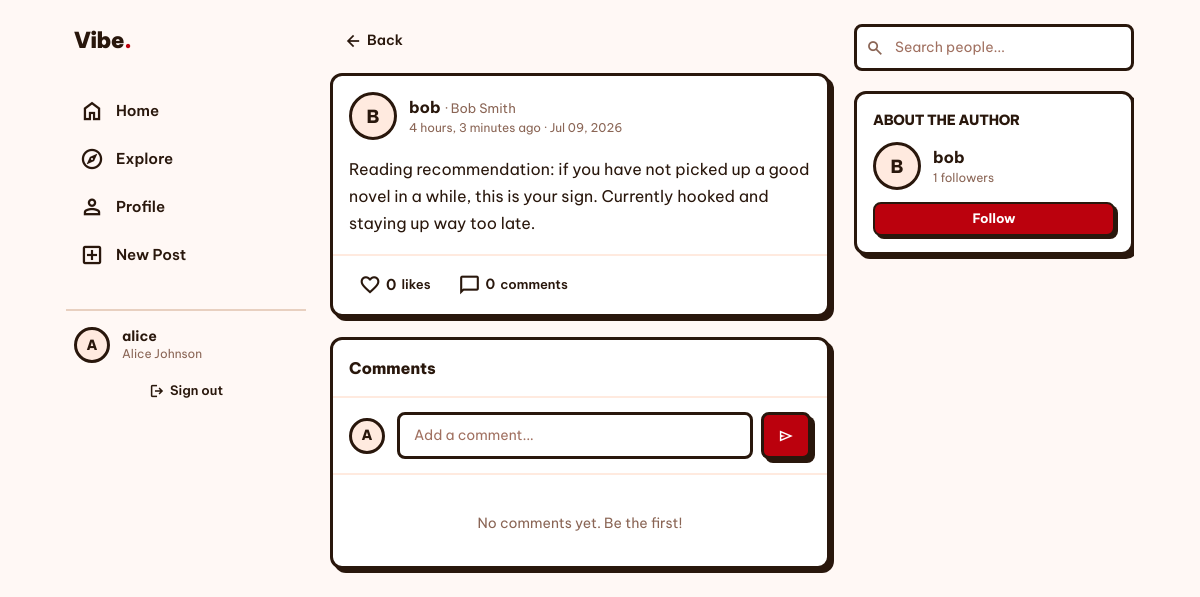
The app's page /post/5/ (signed in) with its own data.
### social/models.py (models this page shows, shortened)
class Post(models.Model):
    user = models.ForeignKey(User, on_delete=models.CASCADE, related_name='posts')
    content = models.TextField(max_length=2200)
    image = models.ImageField(upload_to='posts/', blank=True, null=True)
    created_at = models.DateTimeField(auto_now_add=True)
    class Meta:
        ordering = ['-created_at']
    def likes_count(self):
        return self.likes.count()
    def comments_count(self):
        return self.comments.count()

class Profile(models.Model):
    user = models.OneToOneField(User, on_delete=models.CASCADE, related_name='profile')
    bio = models.TextField(max_length=500, blank=True)
    avatar = models.ImageField(upload_to='avatars/', blank=True, null=True)
    website = models.URLField(blank=True)
    created_at = models.DateTimeField(auto_now_add=True)
    def followers_count(self):
        return Follow.objects.filter(following=self.user).count()

### social/views.py (the view)
# urls.py: path('post/<int:post_id>/', views.post_detail, name='post_detail'),
@login_required
def post_detail(request, post_id):
    post = get_object_or_404(Post, id=post_id)
    comments = post.comments.select_related('user', 'user__profile').all()
    is_liked = Like.objects.filter(post=post, user=request.user).exists()
    if request.method == 'POST':
        form = CommentForm(request.POST)
        if form.is_valid():
            comment = form.save(commit=False)
            comment.post = post
            comment.user = request.user
            comment.save()
            return redirect('post_detail', post_id=post_id)
    else:
        form = CommentForm()
    return render(request, 'social/post_detail.html', {
        'post': post,
        'comments': comments,
        'comment_form': form,
        'is_liked': is_liked,
    })

### social/forms.py
class CommentForm(forms.ModelForm):
    class Meta:
        model = Comment
        fields = ['content']
        widgets = {
            'content': forms.TextInput(attrs={
                'placeholder': 'Add a comment...',
                'autocomplete': 'off',
            }),
        }

### templates/social/post_detail.html (shortened to what this page needs)
{% extends "base.html" %}
{% block main_content %}
<a href="javascript:history.back()" class="btn-ghost mb-4" style="display:inline-flex">
  <span class="material-symbols-outlined" style="font-size:18px">arrow_back</span>
  Back
</a>
<article class="card-style mb-5" style="background:white;overflow:hidden">
  <div class="post-header">
    <a href="{% url 'profile' username=post.user.username %}">
      {% if post.user.profile.avatar %}
        <img src="{{ post.user.profile.avatar.url }}" alt="" class="avatar avatar-md" />
      {% else %}
        <div class="avatar avatar-md">{{ post.user.username|first|upper }}</div>
      {% endif %}
    </a>
    <div class="flex-1">
      <a href="{% url 'profile' username=post.user.username %}" class="username-link">{{ post.user.username }}</a>
      {% if post.user.get_full_name %}
        <span style="font-size:13px;color:#8a6555"> · {{ post.user.get_full_name }}</span>
      {% endif %}
      <p class="post-time">{{ post.created_at|timesince }} ago · {{ post.created_at|date:"M d, Y" }}</p>
    </div>
  </div>
  <div class="post-body" style="padding:16px">
    <p style="font-size:16px;line-height:1.7;white-space:pre-wrap">{{ post.content }}</p>
  </div>
  <div class="post-actions" style="padding:12px 16px;border-top:2px solid #ffeadf">
    <button class="like-btn {% if is_liked %}liked{% endif %}" data-post-id="{{ post.id }}" style="font-size:15px">
      <span class="material-symbols-outlined like-icon" style="font-size:22px;{% if is_liked %}font-variation-settings:'FILL' 1{% endif %}">favorite</span>
      <span class="like-count">{{ post.likes_count }}</span>
      <span style="font-size:13px;font-weight:600">{{ post.likes_count|pluralize:"like,likes" }}</span>
    </button>
    <span class="btn-ghost" style="pointer-events:none">
      <span class="material-symbols-outlined" style="font-size:22px">chat_bubble</span>
      <span>{{ post.comments_count }}</span>
      <span style="font-size:13px;font-weight:600">comment{{ post.comments_count|pluralize }}</span>
    </span>
  </div>
</article>
<div class="card-style" style="background:white;overflow:hidden">
  <div style="padding:16px;border-bottom:2px solid #ffeadf">
    <h3 class="font-extrabold text-base" style="color:#29170c">Comments</h3>
  </div>
  <div style="padding:14px 16px;border-bottom:2px solid #ffeadf">
    <form method="post">
      <div class="flex items-center gap-3">
        {% if request.user.profile.avatar %}
          <img src="{{ request.user.profile.avatar.url }}" alt="" class="avatar avatar-sm flex-shrink-0" />
        {% else %}
          <div class="avatar avatar-sm flex-shrink-0">{{ request.user.username|first|upper }}</div>
        {% endif %}
        <div class="flex-1 flex gap-2">
          <input type="text" name="content" class="form-input flex-1" placeholder="Add a comment..."
                 maxlength="500" required autocomplete="off" />
          <button type="submit" class="btn-primary" style="padding:8px 14px;white-space:nowrap">
            <span class="material-symbols-outlined" style="font-size:16px">send</span>
          </button>
        </div>
      </div>
    </form>
  </div>
  {% if comments %}
    {% for comment in comments %}
    <div class="flex gap-3 items-start fade-in" style="padding:12px 16px;border-bottom:1px solid #ffeadf">
      <a href="{% url 'profile' username=comment.user.username %}">
        {% if comment.user.profile.avatar %}
          <img src="{{ comment.user.profile.avatar.url }}" alt="" class="avatar avatar-sm flex-shrink-0" />
        {% else %}
          <div class="avatar avatar-sm flex-shrink-0">{{ comment.user.username|first|upper }}</div>
        {% endif %}
      </a>
      <div class="flex-1 min-w-0">
        <div style="background:#fff8f5;border:2px solid #ffeadf;border-radius:10px;padding:8px 12px">
          <a href="{% url 'profile' username=comment.user.username %}" class="username-link" style="font-size:13px">{{ comment.user.username }}</a>
          <p style="font-size:14px;margin-top:2px;line-height:1.5;color:#29170c">{{ comment.content }}</p>
        </div>
        <div class="flex items-center gap-3 mt-1">
          <span class="post-time">{{ comment.created_at|timesince }} ago</span>
          {% if comment.user == request.user %}
            <form method="post" action="{% url 'delete_comment' post_id=post.id comment_id=comment.id %}">
              {% csrf_token %}
              <button type="submit" style="font-size:11px;color:#bb010d;font-weight:600;background:none;border:none;cursor:pointer;padding:0">Delete</button>
            </form>
          {% endif %}
        </div>
      </div>
    </div>
    {% endfor %}
  {% else %}
    <div class="empty-state" style="padding:32px">
      <p style="font-size:14px">No comments yet. Be the first!</p>
    </div>
  {% endif %}
</div>
{% endblock %}
{% block right_panel %}
<div class="card-style p-4" style="background:white">
  <h3 class="font-extrabold text-sm mb-3" style="letter-spacing:-0.02em">ABOUT THE AUTHOR</h3>
  <div class="flex items-center gap-3 mb-3">
    <a href="{% url 'profile' username=post.user.username %}">
      {% if post.user.profile.avatar %}
        <img src="{{ post.user.profile.avatar.url }}" alt="" class="avatar avatar-md" />
      {% else %}
        <div class="avatar avatar-md">{{ post.user.username|first|upper }}</div>
      {% endif %}
    </a>
    <div>
      <a href="{% url 'profile' username=post.user.username %}" class="username-link font-bold">{{ post.user.username }}</a>
      <p style="font-size:12px;color:#8a6555">{{ post.user.profile.followers_count }} followers</p>
    </div>
  </div>
  {% if post.user != request.user %}
    <button class="follow-btn not-following w-full" data-username="{{ post.user.username }}"
            style="width:100%;justify-content:center;display:flex;border-radius:8px">Follow</button>
  {% endif %}
</div>
{% endblock %}

### templates/base.html (shortened to what this page needs)
{% load static %}
<!DOCTYPE html>
<html lang="en">
<head>
  <script src="https://cdn.tailwindcss.com"></script>
  <link rel="stylesheet" href="{% static 'css/style.css' %}" />
</head>
<body class="min-h-screen" style="background:#fff8f5">
{% if user.is_authenticated %}
<div class="layout-grid">
  <aside class="left-panel sticky top-6 self-start" style="height:calc(100vh - 48px); overflow-y:auto;">
    <a href="{% url 'home' %}" class="logo mb-8 block px-2">Vibe<span>.</span></a>
    <nav class="sidebar-nav flex flex-col gap-1 mb-8">
      <a href="{% url 'home' %}" class="{% if request.resolver_match.url_name == 'home' %}active{% endif %}">
        <span class="material-symbols-outlined">home</span>
        <span>Home</span>
      </a>
      <a href="{% url 'explore' %}" class="{% if request.resolver_match.url_name == 'explore' %}active{% endif %}">
        <span class="material-symbols-outlined">explore</span>
        <span>Explore</span>
      </a>
      <a href="{% url 'profile' username=request.user.username %}" class="{% if request.resolver_match.url_name == 'profile' %}active{% endif %}">
        <span class="material-symbols-outlined">person</span>
        <span>Profile</span>
      </a>
      <a href="{% url 'create_post' %}">
        <span class="material-symbols-outlined">add_box</span>
        <span>New Post</span>
      </a>
    </nav>
    <div class="mt-auto" style="border-top:2px solid #e8d0c0;padding-top:16px">
      <div class="flex items-center gap-3 mb-3 px-2">
        {% if request.user.profile.avatar %}
          <img src="{{ request.user.profile.avatar.url }}" alt="" class="avatar avatar-sm" />
        {% else %}
          <div class="avatar avatar-sm">{{ request.user.username|first|upper }}</div>
        {% endif %}
        <div>
          <p class="font-bold text-sm leading-tight">{{ request.user.username }}</p>
          <p class="text-xs" style="color:#8a6555">{{ request.user.get_full_name }}</p>
        </div>
      </div>
      <form method="post" action="{% url 'logout' %}">
        <button type="submit" class="btn-ghost w-full justify-center" style="font-size:13px;">
          <span class="material-symbols-outlined" style="font-size:16px">logout</span>
          Sign out
        </button>
      </form>
    </div>
  </aside>
  <main class="min-w-0 pb-20 md:pb-6">
    {% block main_content %}{% endblock %}
  </main>
  <aside class="right-panel sticky top-6 self-start" style="height:calc(100vh - 48px); overflow-y:auto;">
    <div class="relative mb-5">
      <input id="search-input" type="text" class="form-input" placeholder="Search people..."
             style="padding-left:38px" />
    </div>
    {% block right_panel %}{% endblock %}
  </aside>
</div>
{% endif %}
</body>
</html>

### static/css/style.css (style rules this page uses)
*, *::before, *::after { box-sizing: border-box; }
:root { --cream: #fff8f5; --dark: #29170c; --red: #bb010d; --red-light: #e8000e; --cream-mid: #ffeadf; --cream-dark: #f5d5c5; --border: 3px solid #29170c; --shadow: 4px 4px 0px 0px #29170c; --shadow-lg: 6px 6px 0px 0px #29170c; --radius: 12px; }
body { font-family: 'Be Vietnam Pro', sans-serif; background-color: var(--cream); color: var(--dark); min-height: 100vh; }
.card-style { border: var(--border); border-radius: var(--radius); box-shadow: var(--shadow); background: white; }
.btn-primary { background: var(--red); color: white; border: var(--border); border-radius: 8px; box-shadow: var(--shadow); font-weight: 700; padding: 8px 20px; cursor: pointer; transition: transform 0.1s, box-shadow 0.1s; display: inline-flex; align-items: center; gap: 6px; text-decoration: none; font-family: 'Be Vietnam Pro', sans-serif; font-size: 14px; }
.btn-ghost { background: transparent; color: var(--dark); border: none; border-radius: 8px; font-weight: 600; padding: 6px 14px; cursor: pointer; transition: background 0.15s; display: inline-flex; align-items: center; gap: 5px; font-family: 'Be Vietnam Pro', sans-serif; font-size: 14px; }
.form-input { width: 100%; border: var(--border); border-radius: 8px; padding: 10px 14px; font-family: 'Be Vietnam Pro', sans-serif; font-size: 14px; background: white; color: var(--dark); outline: none; transition: box-shadow 0.15s; }
.form-input::placeholder { color: #a07060; }
.avatar { border: var(--border); border-radius: 50%; object-fit: cover; background: var(--cream-mid); display: flex; align-items: center; justify-content: center; font-weight: 800; color: var(--dark); flex-shrink: 0; }
.avatar-sm { width: 36px; height: 36px; font-size: 14px; }
.avatar-md { width: 48px; height: 48px; font-size: 18px; }
.post-header { display: flex; align-items: center; gap: 12px; padding: 16px 16px 0; }
.post-body { padding: 12px 16px; }
.post-actions { display: flex; align-items: center; gap: 4px; padding: 8px 12px 14px; }
.like-btn { background: none; border: none; cursor: pointer; display: flex; align-items: center; gap: 5px; padding: 6px 10px; border-radius: 8px; font-family: 'Be Vietnam Pro', sans-serif; font-weight: 600; font-size: 14px; color: var(--dark); transition: background 0.15s, transform 0.1s; }
.sidebar-nav a { display: flex; align-items: center; gap: 12px; padding: 10px 14px; border-radius: 10px; font-weight: 600; color: var(--dark); text-decoration: none; transition: background 0.15s; font-size: 15px; }
.follow-btn { font-weight: 700; font-size: 13px; padding: 5px 14px; border-radius: 20px; border: 2px solid var(--dark); cursor: pointer; transition: all 0.15s; font-family: 'Be Vietnam Pro', sans-serif; }
.follow-btn.not-following { background: var(--red); color: white; box-shadow: 3px 3px 0 var(--dark); }
.layout-grid { display: grid; grid-template-columns: 240px 1fr 280px; gap: 24px; max-width: 1100px; margin: 0 auto; padding: 24px 16px; }
.logo { font-size: 22px; font-weight: 900; color: var(--dark); text-decoration: none; letter-spacing: -0.03em; display: flex; align-items: center; gap: 8px; }
.logo span { color: var(--red); }
.empty-state { text-align: center; padding: 48px 24px; color: #8a6555; }
.empty-state p { font-size: 14px; margin-top: 6px; }
.post-time { font-size: 12px; color: #8a6555; }
.username-link { font-weight: 700; color: var(--dark); text-decoration: none; }

### templates/base.html (style rules this page uses)
.material-symbols-outlined { font-variation-settings: 'FILL' 0, 'wght' 500, 'GRAD' 0, 'opsz' 24; }

### records on screen
Post: user.username|first "B", user.username "bob", user.get_full_name "Bob Smith", created_at "4 hours, 3 minutes", created_at "Jul 09, 2026", content "Reading recommendation: if you have not picked up a good novel in a while, this is your sign. Currently hooked and staying up way too late.", likes_count "0", comments_count "0", user.profile.followers_count "1"

### other values on screen
{{ request.user.username|first|upper }} "A"
{{ request.user.username }} "alice"
{{ request.user.get_full_name }} "Alice Johnson"
